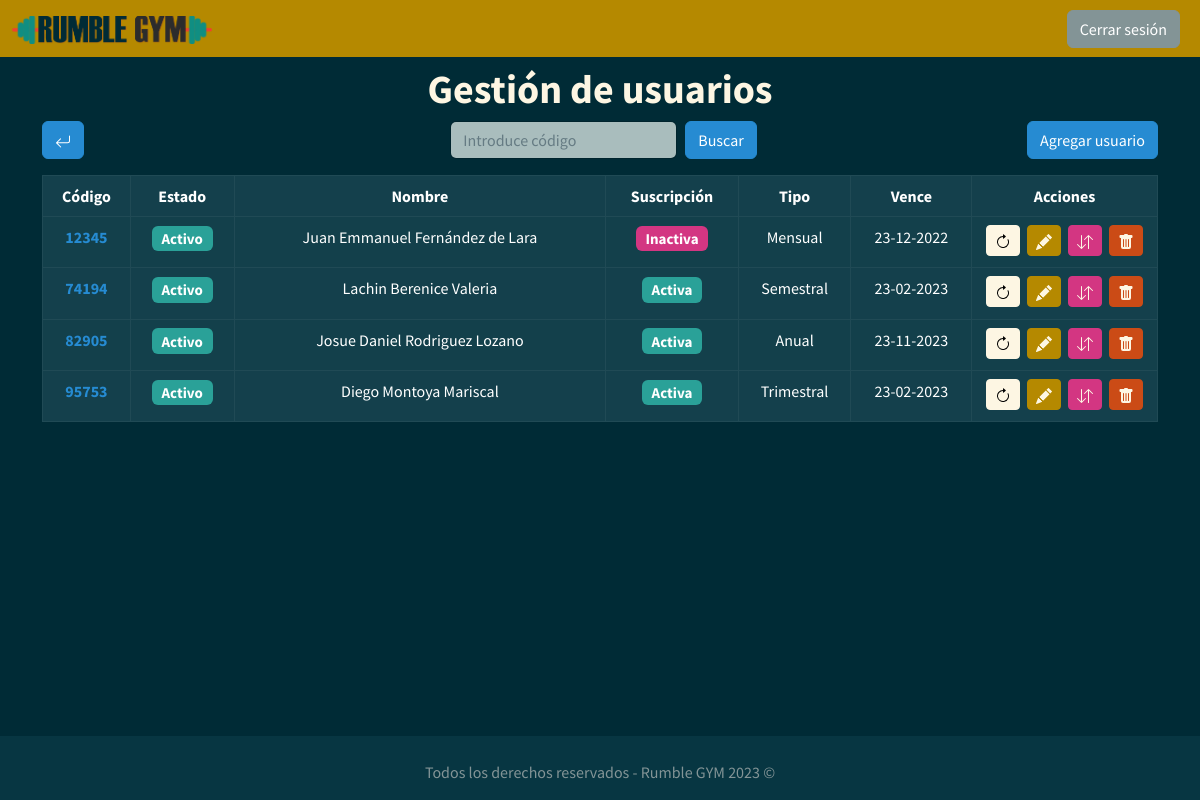
/index.php?c=usuario (signed in), run on the app's committed database.
### tables this page shows
CREATE TABLE `usuarios` (
  `id_usuario` int(11) NOT NULL,
  `nombre` varchar(45) NOT NULL,
  `apellido_p` varchar(45) NOT NULL,
  `apellido_m` varchar(45) NOT NULL,
  `sexo` varchar(1) NOT NULL,
  `fecha_nac` date NOT NULL,
  `peso` float NOT NULL,
  `altura` float NOT NULL,
  `imc` float NOT NULL,
  `domicilio` varchar(150) NOT NULL,
  `telefono` varchar(10) NOT NULL,
  `estado` tinyint(4) NOT NULL,
  `tipo_suscripcion` int(11) NOT NULL,
  `fecha_inicio` date NOT NULL,
  `fecha_fin` date NOT NULL
);

### controllers/Usuario.php (called while the page is built, shortened)
<?php
class UsuarioController{
  private $usuarioModel;
  public function __construct(){
    require_once('models/M_usuario.php');
    $this->usuarioModel = new UsuarioModel();
  }
  public function index(){
    $usuarios = $this->usuarioModel->getAll();
    require_once('views/usuario/V_inicioUsuarios.php');
  }
}
?>

### config/db/db.php (called while the page is built)
<?php
class Conectar{
  public static function conexion(){
    $host = "localhost";
    $user = "root";
    $pass = "root";
    $db = "rumble_gym";
    $conexion = new mysqli($host, $user, $pass, $db);
    $conexion->query("SET NAMES 'utf8'");
    return $conexion;
  }
}
?>

### models/M_usuario.php (called while the page is built, shortened)
<?php
class UsuarioModel{
  private $db;
  private $listaUsuarios;
  public function __construct(){
    $this->db = Conectar::conexion();
  }
  public function getAll(){
    $query = $this->db->query("SELECT * FROM usuarios ORDER BY estado DESC");
    while($row = $query->fetch_assoc()) {
      $this->listaUsuarios[] = $row;
    }
    return $this->listaUsuarios;
  }
}
?>

### core/functions.php (called while the page is built, shortened)
<?php
function fechaEnRango($fecha_inicio, $fecha_fin){
  $fecha_inicio = strtotime($fecha_inicio);
  $fecha_fin = strtotime($fecha_fin);
  $fecha = strtotime(date('Y-m-d'));
  if(($fecha >= $fecha_inicio) && ($fecha <= $fecha_fin)) {
    return true;
  } else {
    return false;
  }
}
?>

### views/usuario/V_inicioUsuarios.php (the view, shortened to what this page needs)
<?php
require_once 'includes/header.php';
require_once 'includes/navLogueado.php';
?>
<main>
  <div class="container">
    <h1 class="text-light text-center mt-2"><strong>Gestión de usuarios</strong></h1>
    <div class="d-flex justify-content-between mb-3">
      <a href="index.php" class="btn btn-info">
      </a>
      <form action="index.php?c=usuario&a=buscar" method="POST" class="d-flex ms-5">
        <input class="form-control me-sm-2 ms-5" type="text" placeholder="Introduce código" maxlength="5" id="id" name="id" autocomplete="off">
        <button class="btn btn-info my-2 my-sm-0" type="submit">Buscar</button>
      </form>
      <a href="index.php?c=usuario&a=nuevo" class="btn btn-info">Agregar usuario</a>
    </div>
    <table class="table table-dark table-striped table-bordered table-hover text-center">
      <thead>
        <tr>
          <th scope="col" class="col">Código</th>
          <th scope="col" class="col">Estado</th>
          <th scope="col" class="col-4">Nombre</th>
          <th scope="col" class="col">Suscripción</th>
          <th scope="col" class="col">Tipo</th>
          <th scope="col" class="col">Vence</th>
          <th scope="col" class="col-2">Acciones</th>
        </tr>
      </thead>
      <tbody>
        <?php foreach ($usuarios as $usuario) : ?>
          <tr class="table-default">
            <th scope="row"><a class="text-info" href="index.php?c=usuario&a=ver&id=<?php echo $usuario['id_usuario']; ?>"><?php echo $usuario['id_usuario']; ?></a></th>
            <td><?php
                if ($usuario['estado'] == '1') {
                  echo '<h5><span class="badge bg-success">Activo</span></h5>';
                } else if ($usuario['estado'] == '0') {
                  echo '<h5><span class="badge bg-danger">Inactivo</span></h5>';
                }
                ?>
            </td>
            <td><?php echo $usuario['nombre'] . ' ' . $usuario['apellido_p'] . ' ' . $usuario['apellido_m']; ?></td>
            <td><?php
                $status = fechaEnRango($usuario['fecha_inicio'], $usuario['fecha_fin']);
                if ($status == true) {
                  echo '<h5><span class="badge bg-success">Activa</span></h5>';
                } else {
                  echo '<h5><span class="badge bg-danger">Inactiva</span></h5>';
                }
                ?>
            </td>
            <td>
              <?php if ($usuario['tipo_suscripcion'] == '1') {
                $costo = 300;
                echo 'Mensual ';
              } else if ($usuario['tipo_suscripcion'] == '2') {
                $costo = 855;
                echo 'Trimestral ';
              } else if ($usuario['tipo_suscripcion'] == '3') {
                $costo = 1620;
                echo 'Semestral ';
              } else if ($usuario['tipo_suscripcion'] == '4') {
                $costo = 2880;
                echo 'Anual ';
              }
              ?>
            </td>
            <td><?php echo date("d-m-Y", strtotime($usuario['fecha_fin'])); ?></td>
            <td>
              <a class="btn btn-light btn-sm me-1" href="index.php?c=usuario&a=renovar&id=<?php echo $usuario['id_usuario']  . '&em=' . $_SESSION['usuario']['id_empleado'] . '&m=' . $costo; ?>">
              </a>
              <a class="btn btn-primary btn-sm me-1 text-light" href="index.php?c=usuario&a=editar&id=<?php echo $usuario['id_usuario']; ?>">
              </a>
              <a class="btn btn-danger btn-sm me-1 text-light" href="index.php?c=usuario&a=cambiarEstado&id=<?php echo $usuario['id_usuario'] . '&s=' . $usuario['estado']; ?>">
              </a>
              <a class="btn btn-warning btn-sm text-light" href="index.php?c=usuario&a=eliminar&id=<?php echo $usuario['id_usuario']; ?>">
              </a>
            </td>
          </tr>
        <?php endforeach; ?>
      </tbody>
    </table>
  </div>
</main>
<?php require_once 'includes/footer.php' ?>

### src/css/styles.css (style rules this page uses)
html { box-sizing: border-box; }
*, *:before, *:after { box-sizing: inherit; }
body { position: relative; padding-bottom: 4em; min-height: 100vh; }
a { text-decoration: none; }

### data on the page
usuarios: id_usuario "12345", estado "Activo", nombre "Juan Emmanuel", apellido_p "Fernández", apellido_m "de Lara", fecha_inicio "Inactiva", tipo_suscripcion "Mensual", fecha_fin "23-12-2022"
usuarios: id_usuario "74194", estado "Activo", nombre "Lachin", apellido_p "Berenice", apellido_m "Valeria", fecha_inicio "Activa", tipo_suscripcion "Semestral", fecha_fin "23-02-2023"
usuarios: id_usuario "82905", estado "Activo", nombre "Josue Daniel", apellido_p "Rodriguez", apellido_m "Lozano", fecha_inicio "Activa", tipo_suscripcion "Anual", fecha_fin "23-11-2023"
usuarios: id_usuario "95753", estado "Activo", nombre "Diego", apellido_p "Montoya", apellido_m "Mariscal", fecha_inicio "Activa", tipo_suscripcion "Trimestral", fecha_fin "23-02-2023"
